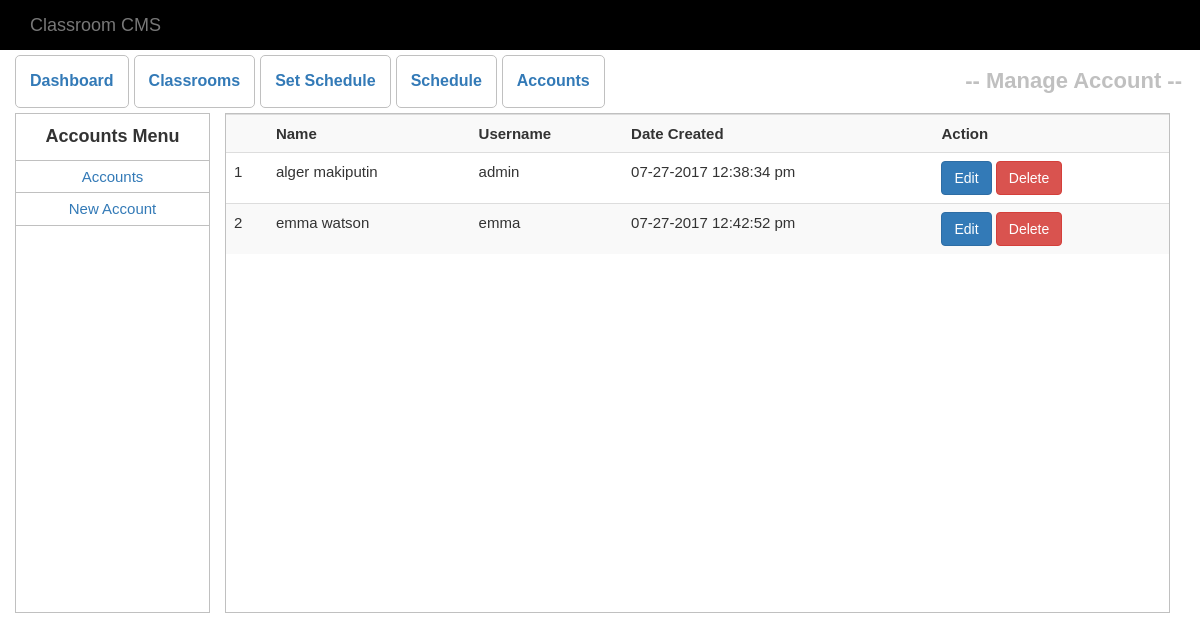
The page /account.php on the database its author committed.
### tables this page shows
CREATE TABLE `accounts` (
  `id` int(11) NOT NULL,
  `name` varchar(50) NOT NULL,
  `username` varchar(50) NOT NULL,
  `password` varchar(50) NOT NULL,
  `date_created` varchar(150) NOT NULL
);

### account.php (the view, shortened to what this page needs)
<?php include('Includes/database.php') ?>
<!DOCTYPE html>
<html>
<head>
	<link rel="stylesheet" type="text/css" href="Assets/bootstrap/css/bootstrap.css">
	<link rel="stylesheet" type="text/css" href="Assets/css/style.css">
</head>
<body>
<div class="header">
	<div class="navbar navbar-default">
		<div class="container">
			<div class="navbar-header">
				<a href="" class="navbar-brand">Classroom CMS</a>
			</div>
		</div>
	</div>
</div>
<div>
	<nav class="navi">
		<div class="container">
			<div class="row">
				<ul class="nav-btn">
					<a href="dashboard.php"><li>Dashboard</li></a>
					<a href="room.php"><li>Classrooms</li></a>
					<a href="set_schedule.php"><li>Set Schedule</li></a>
					<a href="schedule.php"><li>Schedule</li></a>
					<a href=""><li>Accounts</li></a>
				</ul>
				<div style="float: right;font-weight: bolder;font-size: 22px;color: silver;padding: 3px;margin-top: -2.8px;">
					-- Manage Account --
				</div>
			</div>
		</div>
	</nav>
</div>
<div class="container">
<div class="row">
<div class="col-md-12 accounts">
	<div class="row">
		<div class="col-md-2 accounts-side-nav">
			<div class="row">
				<div class="accounts-menu-header" >
					Accounts Menu
				</div>
				<ul>
					<li><a href="">Accounts</a></li>
					<li><a href="new_account.php">New Account</a></li>
				</ul>
			</div>
		</div>
		<div class="col-md-10 accounts-main-wrapper">
			<div class="col-md-12 accounts-main">
				<div class="row">
					<table class="table table-striped table-hover">
						<tr>
							<th></th>
							<th>Name</th>
							<th>Username</th>
							<th>Date Created</th>
							<th>Action</th>
						</tr>
						<?php
						$sql = "SELECT * FROM accounts";
						$exec = mysqli_query($con,$sql);
						$count = 1;
						while ($row = mysqli_fetch_assoc($exec)) {
							?>
							<tr>
								<td><?php echo $count; ?></td>
								<td><?php echo $row['name'] ?></td>
								<td><?php echo $row['username'] ?></td>
								<td><?php echo $row['date_created'] ?></td>
								<td>
									<a href="account.php?update_account=<?php echo $row['id'] ?>" class="btn btn-primary">Edit</a>
									<a href="account.php?delete_account=<?php echo $row['id'] ?>" class="btn btn-danger">Delete</a>
								</td>
							</tr>
							<?php
							$count++;
						}
						?>
					</table>
				</div>
			</div>
		</div>
	</div>
</div>
</div>
</div>
</body>
</html>

### Assets/css/style.css (style rules this page uses)
* { font-family:arial ; font-size: 15px; }
.navbar { margin-bottom: 0; background-color: black; border-radius: 0; border:0; }
.navi { height: 53px; padding: 0; margin:5px 0; }
.nav-btn { padding: 0; list-style-type: none; }
.nav-btn a li { padding: 14px; float: left; margin-right: 5px; border:0.5px silver solid; border-radius: 5px; font-size: 16px; font-weight: bolder; }
.accounts { min-height: 500px; }
.accounts-side-nav { border: .5px silver solid; min-height:500px; }
.accounts-main { height: 500px; border: .5px silver solid; }
.accounts-menu-header { padding: 10px; text-align: center; font-size: 18px; font-weight: bolder; border-bottom: .5px silver solid; }
.accounts-side-nav .row ul { text-decoration: none; padding: 0; list-style-type: none; }
.accounts-side-nav .row ul li { text-align: center; padding: 5px; border-bottom: .5px solid silver; }

### rows shown on the page
accounts: name "alger makiputin", username "admin", date_created "07-27-2017 12:38:34 pm"
accounts: name "emma watson", username "emma", date_created "07-27-2017 12:42:52 pm"
